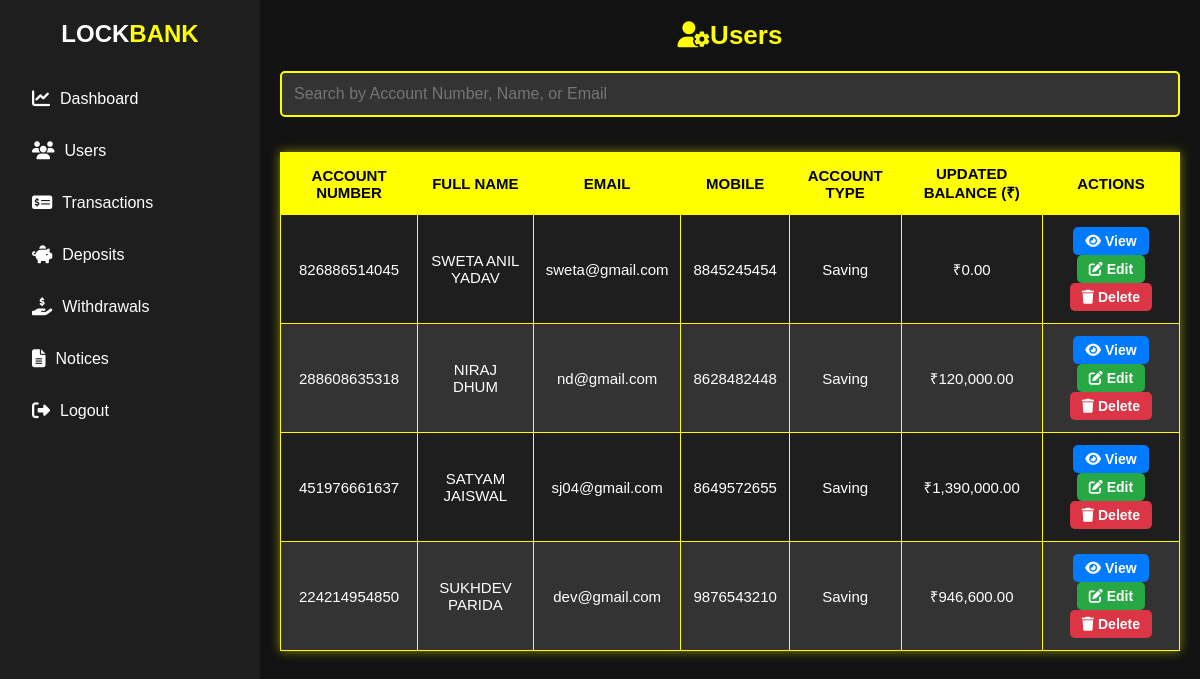
Screenshot of /manage_users.php (signed in) with the database file from the repository.
### tables this page shows
CREATE TABLE `users` (
  `id` int(11) NOT NULL,
  `account_number` bigint(12) NOT NULL,
  `full_name` varchar(100) NOT NULL,
  `aadhar` bigint(12) NOT NULL,
  `pan_number` varchar(10) NOT NULL,
  `gender` enum('Male','Female','Other') NOT NULL,
  `email` varchar(100) NOT NULL,
  `mobile` bigint(10) NOT NULL,
  `address` text NOT NULL,
  `pincode` int(6) NOT NULL,
  `dob` date NOT NULL,
  `account_type` enum('Saving','Current') NOT NULL,
  `occupation` varchar(50) NOT NULL,
  `password` varchar(255) NOT NULL,
  `photo` varchar(255) DEFAULT NULL,
  `created_at` timestamp NOT NULL DEFAULT current_timestamp(),
  `balance` decimal(15,2) NOT NULL DEFAULT 0.00,
  `lpin` int(5) NOT NULL
);

### manage_users.php (the view, shortened to what this page needs)
<?php
include 'db.php';
$users_query = "SELECT account_number, full_name, email, mobile, account_type, balance FROM users ORDER BY created_at DESC";
$users_result = mysqli_query($conn, $users_query);
?>
<!DOCTYPE html>
<html lang="en">
<head>
    <link rel="stylesheet" href="admin_dashboard.css">
    <link rel="stylesheet" href="https://cdnjs.cloudflare.com/ajax/libs/font-awesome/6.4.2/css/all.min.css">
</head>
<body>
    <div class="sidebar">
        <div class="logo">LOCK<span>BANK</span></div>
        <ul>
            <li><a href="admin_dashboard.php"><i class="fa-solid fa-chart-line"></i> Dashboard</a></li>
            <li><a href="manage_users.php" class="active"><i class="fa-solid fa-users"></i>Users</a></li>
            <li><a href="transactions.php"><i class="fa-solid fa-money-check-alt"></i> Transactions</a></li>
            <li><a href="deposits.php"><i class="fa-solid fa-piggy-bank"></i> Deposits</a></li>
            <li><a href="withdrawals.php"><i class="fa-solid fa-hand-holding-usd"></i> Withdrawals</a></li>
            <li><a href="notices.php"><i class="fa-solid fa-file-lines"></i> Notices</a></li>
            <li><a href="admin_logout.php"><i class="fa-solid fa-sign-out-alt"></i> Logout</a></li>
        </ul>
    </div>
    <div class="content">
        <h2 class="toph2"><i class="fa-solid fa-user-gear"></i>Users</h2>
        <div class="search-container">
            <input type="text" id="userSearch" onkeyup="searchTable()" placeholder="Search by Account Number, Name, or Email">
        </div>
        <table class="user-table" id="userTable">
            <thead>
                <tr>
                    <th>Account Number</th>
                    <th>Full Name</th>
                    <th>Email</th>
                    <th>Mobile</th>
                    <th>Account Type</th>
                    <th>Updated Balance (₹)</th>
                    <th>Actions</th>
                </tr>
            </thead>
            <tbody>
                <?php
                while ($user = mysqli_fetch_assoc($users_result)) { ?>
                    <tr>
                        <td><?php echo htmlspecialchars($user['account_number']); ?></td>
                        <td><?php echo htmlspecialchars($user['full_name']); ?></td>
                        <td><?php echo htmlspecialchars($user['email']); ?></td>
                        <td><?php echo htmlspecialchars($user['mobile']); ?></td>
                        <td><?php echo htmlspecialchars($user['account_type']); ?></td>
                        <td>₹<?php echo number_format($user['balance'], 2); ?></td>
                        <td>
                            <div class="action-buttons">
                                <a href="view_user.php?account=<?php echo urlencode($user['account_number']); ?>" class="btn-view">
                                    <i class="fa-solid fa-eye"></i> View
                                </a>
                                <a href="edit_user.php?account=<?php echo urlencode($user['account_number']); ?>" class="btn-edit">
                                    <i class="fa-solid fa-edit"></i> Edit
                                </a>
                                <a href="delete_user.php?account=<?php echo urlencode($user['account_number']); ?>" class="btn-delete" onclick="return confirm('Are you sure?')">
                                    <i class="fa-solid fa-trash"></i> Delete
                                </a>
                            </div>
                        </td>
                    </tr>
                <?php } ?>
            </tbody>
        </table>
    </div>
</body>
</html>

### admin_dashboard.css (style rules this page uses)
* { margin: 0; padding: 0; box-sizing: border-box; font-family: 'Arial', sans-serif; }
body { display: flex; background-color: #121212; color: white; min-height: 100vh; }
.sidebar { width: 260px; background: #1e1e1e; padding: 20px; position: fixed; height: 100%; display: flex; flex-direction: column; }
.sidebar .logo { font-size: 24px; font-weight: bold; margin-bottom: 20px; text-align: center; }
.sidebar .logo span { color: yellow; }
.sidebar ul { list-style: none; width: 100%; }
.sidebar ul li { margin: 10px 0; width: 100%; }
.sidebar ul li a { text-decoration: none; color: white; font-size: 16px; padding: 12px; display: flex; align-items: center; gap: 10px; width: 100%; border-radius: 5px; transition: 0.3s; }
.sidebar ul li a i { font-size: 18px; }
.content { margin-left: 260px; padding: 20px; width: calc(100% - 260px); }
.toph2 { font-size: 26px; color: yellow; text-align: center; margin-bottom: 20px; }
.transactions-table, .user-table { width: 100%; border-collapse: collapse; margin-top: 20px; background: #1e1e1e; overflow: hidden; box-shadow: 0px 0px 10px rgba(255, 255, 0, 0.5); }
.transactions-table th, .transactions-table td, .user-table th, .user-table td { border: 1px solid yellow; padding: 12px; text-align: center; font-size: 15px; }
.transactions-table th, .user-table th { background: yellow; color: black; text-transform: uppercase; }
.transactions-table tbody tr:nth-child(even), .user-table tbody tr:nth-child(even) { background: #333; }
.btn-view, .btn-edit, .btn-delete { padding: 6px 12px; text-decoration: none; color: white; border-radius: 5px; font-size: 14px; font-weight: bold; display: inline-block; transition: 0.3s; }
.btn-view { background: #007bff; }
.btn-edit { background: #28a745; }
.btn-delete { background: #dc3545; }
#userSearch { width: 100%; padding: 12px; border-radius: 5px; border: 2px solid yellow; background: #333; color: white; font-size: 16px; margin-bottom: 15px; }

### rows the page displays
users: account_number "826886514045", full_name "SWETA ANIL YADAV", email "sweta@gmail.com", mobile "8845245454", account_type "Saving", balance "0.00"
users: account_number "288608635318", full_name "NIRAJ DHUM", email "nd@gmail.com", mobile "8628482448", account_type "Saving", balance "120,000.00"
users: account_number "451976661637", full_name "SATYAM JAISWAL", email "sj04@gmail.com", mobile "8649572655", account_type "Saving", balance "1,390,000.00"
users: account_number "224214954850", full_name "SUKHDEV PARIDA", email "dev@gmail.com", mobile "9876543210", account_type "Saving", balance "946,600.00"
